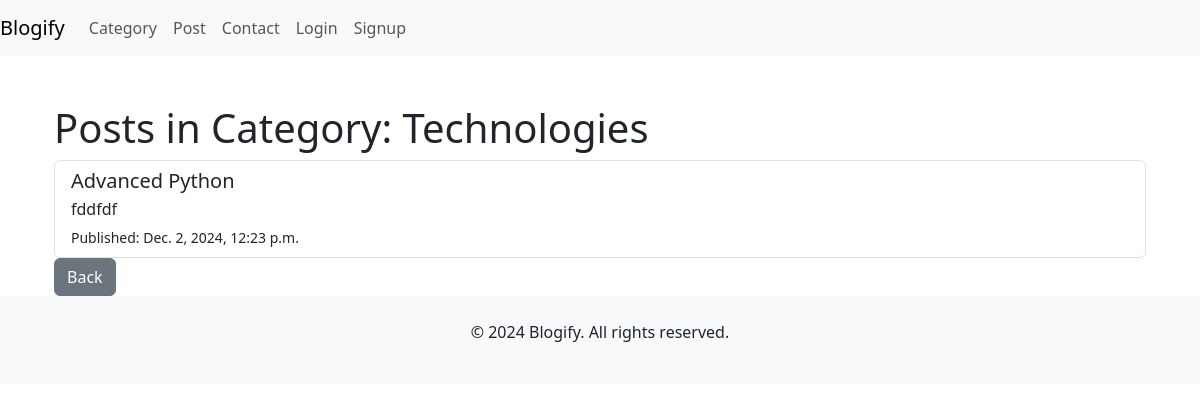
The app's page /category/1/, older data.
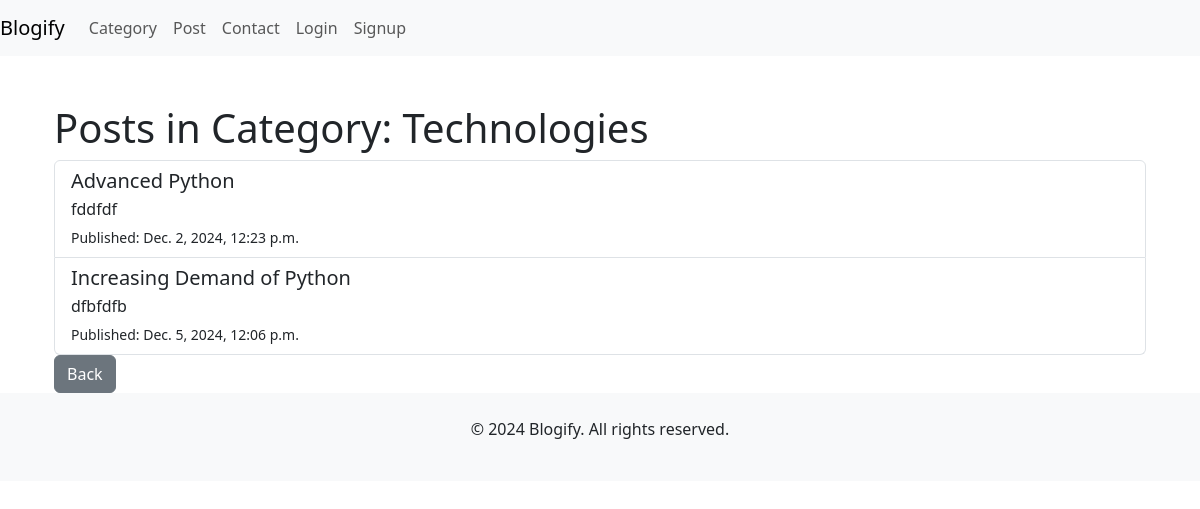
The same page, newer data.
### blog/models.py (models this page shows, shortened)
class Post(models.Model):
    title = models.CharField(max_length=200)
    content = models.TextField()
    author = models.ForeignKey(settings.AUTH_USER_MODEL, on_delete=models.CASCADE, related_name='posts')
    created_at = models.DateTimeField(auto_now_add=True)
    updated_at = models.DateTimeField(auto_now=True)
    published = models.BooleanField(default=False)
    slug = models.SlugField(unique=True)  # A slug to be used in the URL
    category = models.ForeignKey(Category, on_delete=models.CASCADE, related_name='posts', null=True, blank=True)  # Link to Category

### blog/views.py (the view)
# urls.py: path('category/<int:category_id>/', views.CategoryPosts, name='category_post'),
def CategoryPosts(request, category_id):
    category = get_object_or_404(Category, id=category_id)
    posts = Post.objects.filter(category=category)
    return render(request, 'category_posts.html', {'category': category, 'posts': posts})

### blog/templates/category_posts.html
{% extends 'blog_base.html' %}
{% block content %}
<div class="container mt-5">
    <h1>Posts in Category: {{ category.name }}</h1>
    {% if posts %}
        <div class="list-group">
            {% for post in posts %}
                <a href="{% url 'post_detail' post.id %}" class="list-group-item list-group-item-action">
                    <h5 class="mb-1">{{ post.title }}</h5>
                    <p class="mb-1">{{ post.content|truncatewords:20 }}</p>
                    <small>Published: {{ post.created_at }}</small>
                </a>
            {% endfor %}
        </div>
        <a href="{% url 'category_list'%}" class="btn btn-secondary">Back</a>
    {% else %}
        <p>No posts available in this category.</p>
    {% endif %}
</div>
{% endblock %}

Row changes from the older to the newer data that the page shows:
added Post: title "Increasing Demand of Python", content "dfbfdfb", created_at "Dec. 5, 2024, 12:06 p.m."
